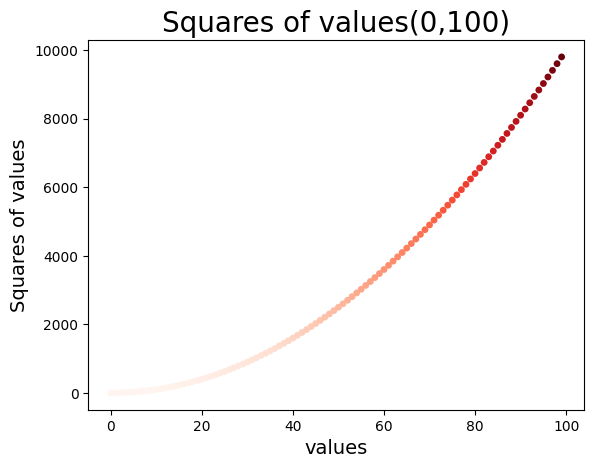

The script that saved this image:
# -*- coding: UTF-8 -*-
import matplotlib.pyplot as plt
x_values= range(0,100)
y_values= [x**2 for x in range(0,100)]
plt.scatter(x_values, y_values, c=y_values, cmap=plt.cm.Reds, edgecolors='none', s=24)
plt.xlabel("values",fontsize=14)
plt.ylabel("Squares of values",fontsize=14)
plt.title("Squares of values(0,100)",fontsize=20)
plt.savefig('scatter_squares.png',bbox_inches='tight')

